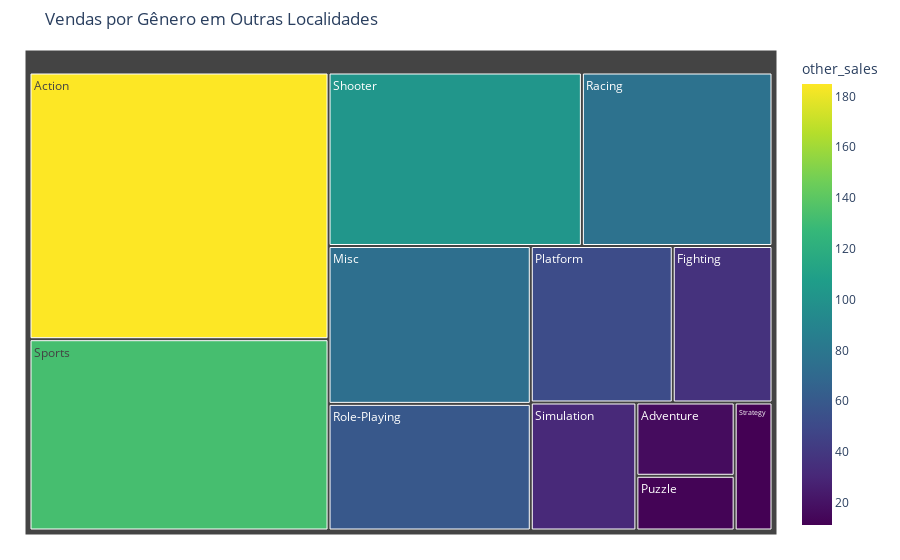

The cell this chart's notebook holds for it:
### Code cell
genre_other = df.groupby('genre')['other_sales'].sum().reset_index()

fig = px.treemap(
    genre_other,
    path=['genre'],
    values='other_sales',
    color='other_sales',
    color_continuous_scale='viridis',
    title='Vendas por Gênero em Outras Localidades'
)

fig.update_traces()
fig.update_layout(margin=dict(t=50, l=25, r=25, b=25))
fig.show()

### Figure 1 — Plotly figure (JSON) as saved in the notebook; plotly's stock layout.template omitted (floating-point values rounded to 4 significant figures)
{"data": [{"branchvalues": "total", "customdata": [[184.9], [16.7], [36.19], [74.02], [51.51], [12.47], [76.68], [59.38], [101.9], [31.34], [132.7], [11.23]], "domain": {"x": [0, 1], "y": [0, 1]}, "hovertemplate": "labels=%{label}<br>other_sales_sum=%{value}<br>parent=%{parent}<br>id=%{id}<br>other_sales=%{color}<extra></extra>", "ids": ["Action", "Adventure", "Fighting", "Misc", "Platform", "Puzzle", "Racing", "Role-Playing", "Shooter", "Simulation", "Sports", "Strategy"], "labels": ["Action", "Adventure", "Fighting", "Misc", "Platform", "Puzzle", "Racing", "Role-Playing", "Shooter", "Simulation", "Sports", "Strategy"], "marker": {"coloraxis": "coloraxis", "colors": [184.9, 16.7, 36.19, 74.02, 51.51, 12.47, 76.68, 59.38, 101.9, 31.34, 132.7, 11.23]}, "name": "", "parents": ["", "", "", "", "", "", "", "", "", "", "", ""], "type": "treemap", "values": [184.9, 16.7, 36.19, 74.02, 51.51, 12.47, 76.68, 59.38, 101.9, 31.34, 132.7, 11.23]}], "layout": {"coloraxis": {"colorbar": {"title": {"text": "other_sales"}}, "colorscale": [[0, "#440154"], [0.1111, "#482878"], [0.2222, "#3e4989"], [0.3333, "#31688e"], [0.4444, "#26828e"], [0.5556, "#1f9e89"], [0.6667, "#35b779"], [0.7778, "#6ece58"], [0.8889, "#b5de2b"], [1, "#fde725"]]}, "legend": {"tracegroupgap": 0}, "margin": {"b": 25, "l": 25, "r": 25, "t": 50}, "title": {"text": "Vendas por Gênero em Outras Localidades"}}}
